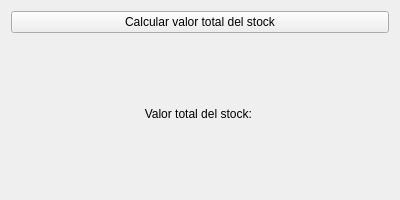
<?xml version="1.0" encoding="UTF-8"?>
<ui version="4.0">
 <class>VentanaJefe</class>
 <widget class="QWidget" name="VentanaJefe">
  <property name="geometry">
   <rect>
    <x>0</x>
    <y>0</y>
    <width>400</width>
    <height>200</height>
   </rect>
  </property>
  <property name="windowTitle">
   <string>Panel Jefe - Valor Stock</string>
  </property>
  <layout class="QVBoxLayout" name="verticalLayout">
   <item>
    <widget class="QPushButton" name="boton_valor_stock">
     <property name="text">
      <string>Calcular valor total del stock</string>
     </property>
    </widget>
   </item>
   <item>
    <widget class="QLabel" name="label_valor_stock">
     <property name="text">
      <string>Valor total del stock: </string>
     </property>
     <property name="alignment">
      <set>Qt::AlignCenter</set>
     </property>
     <property name="wordWrap">
      <bool>true</bool>
     </property>
     <property name="minimumSize">
      <size>
       <width>0</width>
       <height>40</height>
      </size>
     </property>
    </widget>
   </item>
  </layout>
 </widget>
 <resources/>
 <connections/>
</ui>
